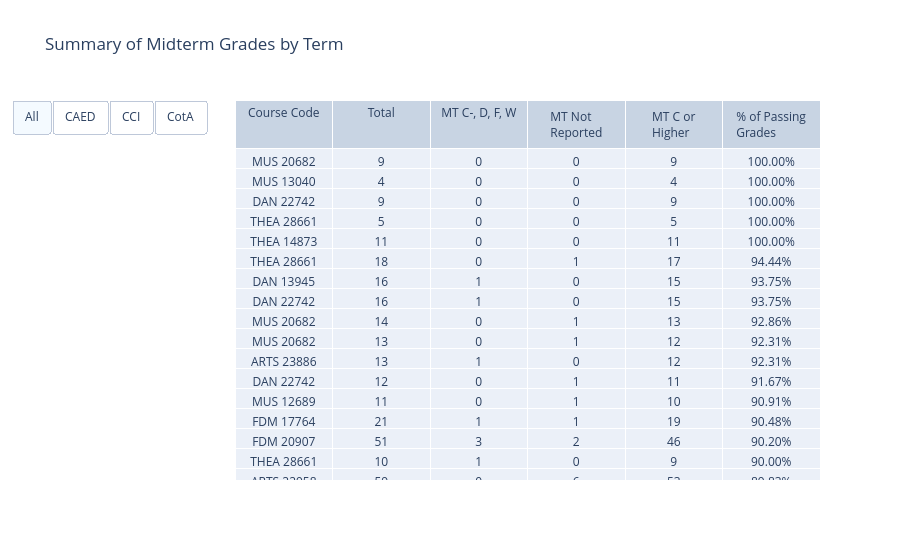

Notebook source saved alongside this figure:
### Markdown cell above
So I got ahead of myself - I need to specify go.Table, not go.Figure. I'm basically mushing a bunch of figures into one, so I have to specify the go I want to use here.

### Code cell
#Making Summary Table in Graph Objects Pt. 4 (Making the actual graph objects)

alltrace = go.Table(
    header = dict(values = ["Course Code", "Total", "MT C-, D, F, W", "MT Not Reported", "MT C or Higher", "% of Passing Grades"]),
    cells = dict(values=[mtpivotsummary["Course Code"], 
                        mtpivotsummary["Total Grades"], 
                        mtpivotsummary["MT C-, D, F, W"], 
                        mtpivotsummary["MT Not Reported"],
                        mtpivotsummary["MT C or Higher"],
                        mtpivotsummary["% of Passing Grades"]])
)

caedtrace = go.Table(
    header = dict(values = ["Course Code", "Total", "MT C-, D, F, W", "MT Not Reported", "MT C or Higher", "% of Passing Grades"]),
    cells = dict(values=[mtpivotsummary[mtpivotsummary["Subject College"] == "CAED"]["Course Code"], 
                        mtpivotsummary[mtpivotsummary["Subject College"] == "CAED"]["Total Grades"], 
                        mtpivotsummary[mtpivotsummary["Subject College"] == "CAED"]["MT C-, D, F, W"], 
                        mtpivotsummary[mtpivotsummary["Subject College"] == "CAED"]["MT Not Reported"],
                        mtpivotsummary[mtpivotsummary["Subject College"] == "CAED"]["MT C or Higher"],
                        mtpivotsummary[mtpivotsummary["Subject College"] == "CAED"]["% of Passing Grades"]])
)

ccitrace = go.Table(
    header = dict(values = ["Course Code", "Total", "MT C-, D, F, W", "MT Not Reported", "MT C or Higher", "% of Passing Grades"]),
    cells = dict(values=[mtpivotsummary[mtpivotsummary["Subject College"] == "CCI"]["Course Code"], 
                        mtpivotsummary[mtpivotsummary["Subject College"] == "CCI"]["Total Grades"], 
                        mtpivotsummary[mtpivotsummary["Subject College"] == "CCI"]["MT C-, D, F, W"], 
                        mtpivotsummary[mtpivotsummary["Subject College"] == "CCI"]["MT Not Reported"],
                        mtpivotsummary[mtpivotsummary["Subject College"] == "CCI"]["MT C or Higher"],
                        mtpivotsummary[mtpivotsummary["Subject College"] == "CCI"]["% of Passing Grades"]])
)

cotatrace = go.Table(
    header = dict(values = ["Course Code", "Total", "MT C-, D, F, W", "MT Not Reported", "MT C or Higher", "% of Passing Grades"]),
    cells = dict(values=[mtpivotsummary[mtpivotsummary["Subject College"] == "CotA"]["Course Code"], 
                        mtpivotsummary[mtpivotsummary["Subject College"] == "CotA"]["Total Grades"], 
                        mtpivotsummary[mtpivotsummary["Subject College"] == "CotA"]["MT C-, D, F, W"], 
                        mtpivotsummary[mtpivotsummary["Subject College"] == "CotA"]["MT Not Reported"],
                        mtpivotsummary[mtpivotsummary["Subject College"] == "CotA"]["MT C or Higher"],
                        mtpivotsummary[mtpivotsummary["Subject College"] == "CotA"]["% of Passing Grades"]])
)

layout = go.Layout(
    title=dict(text="Summary of Midterm Grades by Term")
)

fig3 = go.Figure(data = [alltrace, caedtrace, ccitrace, cotatrace], layout = layout)

fig3.update_layout(updatemenus = [dict(
    type = "buttons",
    direction = "left",
    showactive = True,
    buttons = 
        list([dict(label = "All",
            method = "update",
            args = [{"visible":[True,False,False,False]}]),
        dict(label = "CAED",
            method = "update",
            args = [{"visible":[False,True,False,False]}]),
        dict(label = "CCI",
            method = "update",
            args = [{"visible":[False,False,True,False]}]),
        dict(label = "CotA",
            method = "update",
         args = [{"visible":[False,False,False,True]}])])
)])

fig3.show()

### Figure 1 — Plotly figure (JSON) as saved in the notebook; plotly's stock layout.template omitted (floating-point values rounded to 4 significant figures; data arrays with more than 128 entries replaced by an {"elided": "..."} marker saying what was removed)
{"data": [{"cells": {"values": {"elided": "6x778 mixed values"}}, "header": {"values": ["Course Code", "Total", "MT C-, D, F, W", "MT Not Reported", "MT C or Higher", "% of Passing Grades"]}, "type": "table"}, {"cells": {"values": {"elided": "6x146 mixed values"}}, "header": {"values": ["Course Code", "Total", "MT C-, D, F, W", "MT Not Reported", "MT C or Higher", "% of Passing Grades"]}, "type": "table"}, {"cells": {"values": {"elided": "6x247 mixed values"}}, "header": {"values": ["Course Code", "Total", "MT C-, D, F, W", "MT Not Reported", "MT C or Higher", "% of Passing Grades"]}, "type": "table"}, {"cells": {"values": {"elided": "6x385 mixed values"}}, "header": {"values": ["Course Code", "Total", "MT C-, D, F, W", "MT Not Reported", "MT C or Higher", "% of Passing Grades"]}, "type": "table"}], "layout": {"title": {"text": "Summary of Midterm Grades by Term"}, "updatemenus": [{"buttons": [{"args": [{"visible": [true, false, false, false]}], "label": "All", "method": "update"}, {"args": [{"visible": [false, true, false, false]}], "label": "CAED", "method": "update"}, {"args": [{"visible": [false, false, true, false]}], "label": "CCI", "method": "update"}, {"args": [{"visible": [false, false, false, true]}], "label": "CotA", "method": "update"}], "direction": "left", "showactive": true, "type": "buttons"}]}}
